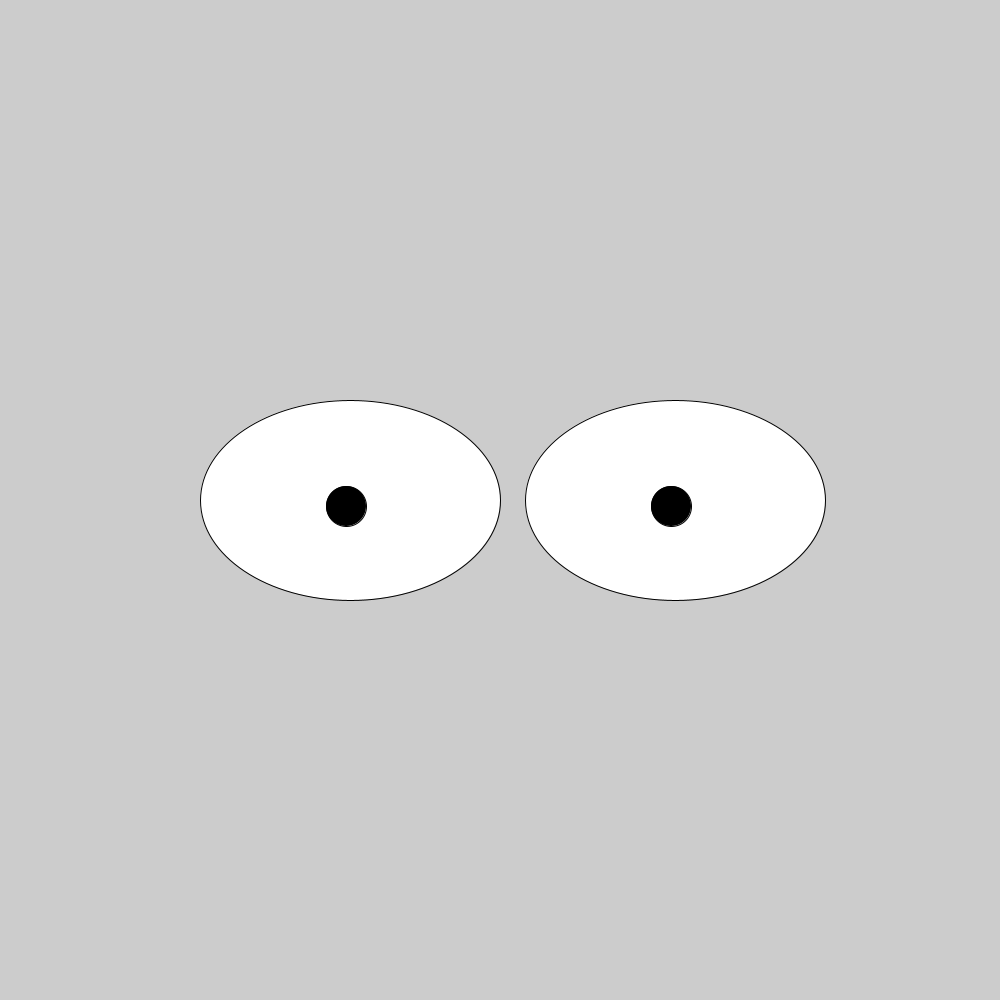
Frame 1 (no input)
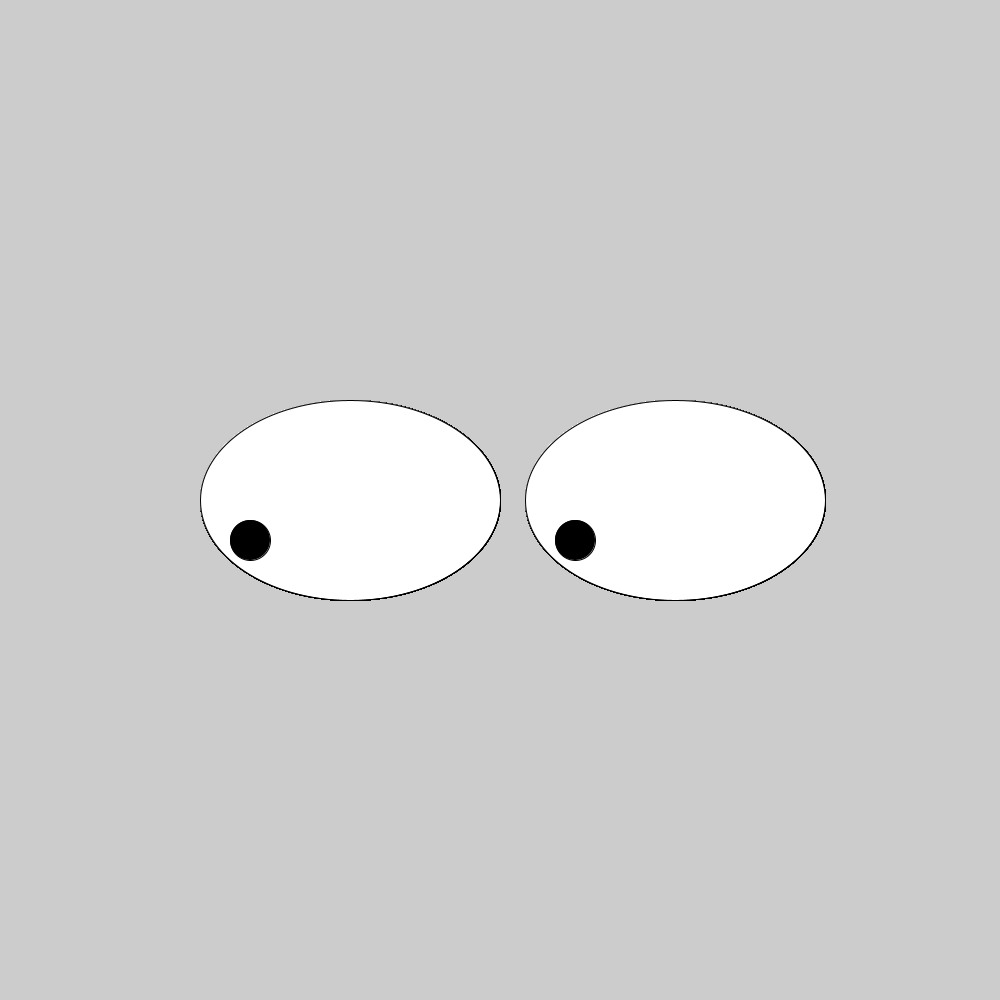
Frame 60 (the mouse pressed at the canvas centre just before this capture)
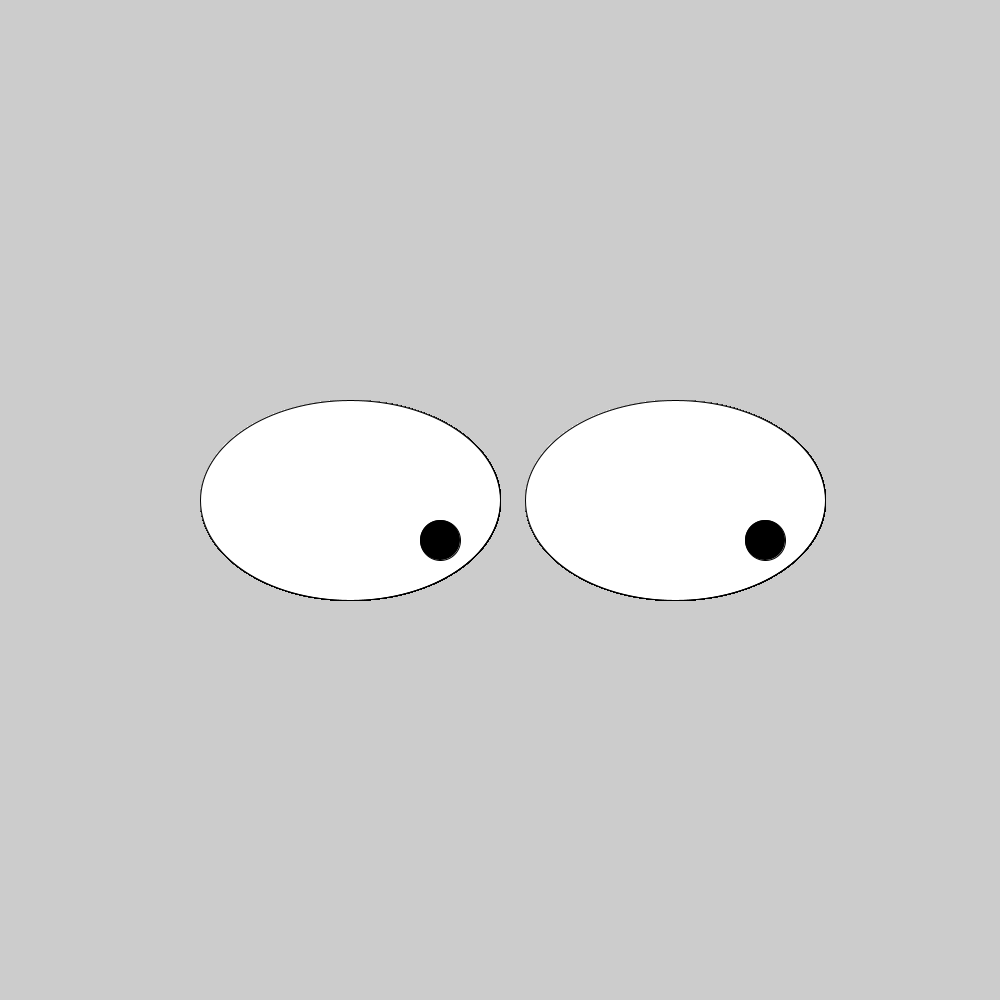
Frame 120 (the mouse held since frame 60 and released just before this capture)

The Processing sketch that drew these frames (run headless with seeded random() and noise(); from frame 60 on, the mouse is pressed at the canvas centre):

// Processing sketch: Googly_Eyes
// ── Googly_Eyes.pde
int minX = 250;
int minY = 540;
int pupilX = 346;
int pupilY = 506;
int maxY = 450;
int maxX = 440;
void draw(){
fill(255,255,255);
  ellipse(350,500,300,200);
ellipse(675,500,300,200);
fill(0,0,0);
ellipse(pupilX,pupilY,40,40);         
fill(0,0,0);
ellipse(pupilX+671-346,pupilY,40,40);
if(mousePressed){
print( mouseX+ " "+mouseY);
}
if(mouseX<minX){
  pupilX = minX;
}
  else if(mouseX>maxX){
    pupilX = maxX;
    
  }
 else{
   pupilX=mouseX;
 }
 if(mouseY<minY){
  pupilY = minY;
}
  else if(mouseY>maxY){
    pupilY = maxY;
    
  }
 else{
   pupilY=mouseY;
 }
 }
void setup(){
  size(1000,1000);
 

}
